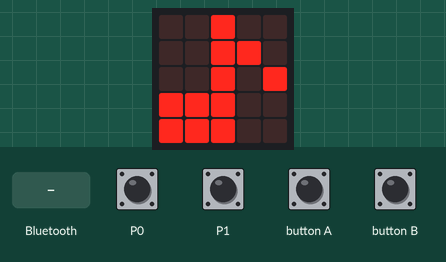
Simulated run of this program. Board: BBC micro:bit (MakeCode). Shown: the board's 5×5 LED display. The test bench sets the inputs (shaded band).

Above: at 1.8 s.
1.9 s: button A pressed for 0.15 s
At 3.1 s:
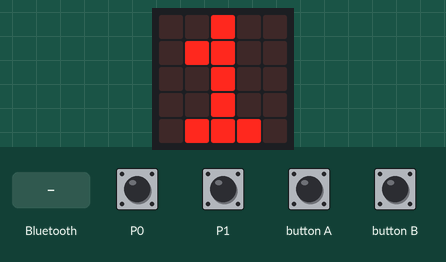
3.5 s: a phone connects over Bluetooth
At 4.7 s:
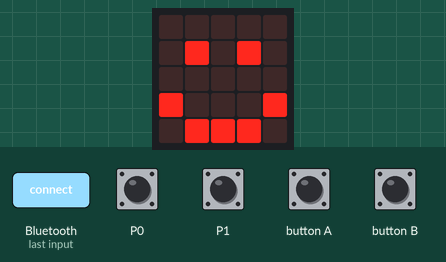
5.0 s: a phone disconnects over Bluetooth
At 5.9 s:
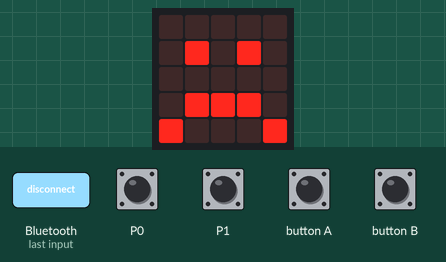
6.5 s: button A pressed for 0.15 s
At 7.8 s:
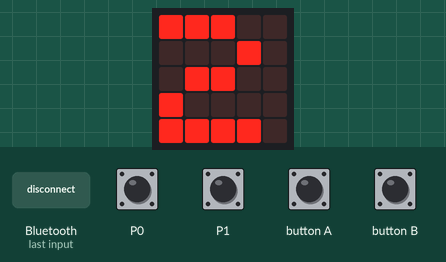
Timing chart, 0 to 9.1 s (numbered marks = the images above; inputs shaded):
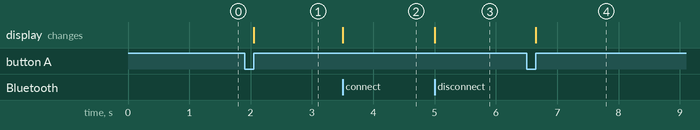

The program:

main.ts
```typescript
input.onPinPressed(TouchPin.P0, function () {
    midi.channel(_this).note(midi.frequencyToKey(330), music.beat(BeatFraction.Half))
})
function Fonction1 () {
    midi.channel(1).controlChange(1, Math.round(Math.map(input.acceleration(Dimension.X), MinValue, MaxValue, 0, 127)))
    midi.channel(1).controlChange(2, Math.round(Math.map(input.acceleration(Dimension.X), MinValue, MaxValue, 127, 0)))
    midi.channel(1).controlChange(3, Math.round(Math.map(input.acceleration(Dimension.Y), MinValue, MaxValue, 0, 127)))
    midi.channel(1).controlChange(4, Math.round(Math.map(input.acceleration(Dimension.Y), MinValue, MaxValue, 127, 0)))
    midi.channel(1).controlChange(5, Math.round(Math.map(input.acceleration(Dimension.Z), MinValue, MaxValue, 0, 127)))
    midi.channel(1).controlChange(6, Math.round(Math.map(input.acceleration(Dimension.Z), MinValue, MaxValue, 127, 0)))
}
bluetooth.onBluetoothConnected(function () {
    basic.showIcon(IconNames.Happy)
})
bluetooth.onBluetoothDisconnected(function () {
    basic.showIcon(IconNames.Sad)
})
input.onButtonPressed(Button.A, function () {
    mode += 1
    if (mode > 5) {
        mode = 0
    }
    basic.showNumber(mode)
})
input.onButtonPressed(Button.B, function () {
    On = !(On)
})
input.onPinPressed(TouchPin.P1, function () {
    midi.channel(_this).note(midi.frequencyToKey(392), music.beat(BeatFraction.Half))
})
let _this = 0
let On = false
let MaxValue = 0
let MinValue = 0
let mode = 0
bluetooth.setTransmitPower(7)
basic.showIcon(IconNames.EighthNote)
mode = 0
MinValue = -1000
MaxValue = 1000
On = false
basic.forever(function () {
    if (On == true) {
        if (mode == 1) {
            midi.channel(1).controlChange(1, Math.round(Math.map(input.acceleration(Dimension.X), MinValue, MaxValue, 0, 127)))
        } else if (mode == 2) {
            midi.channel(1).controlChange(2, Math.round(Math.map(input.acceleration(Dimension.X), MinValue, MaxValue, 0, 127)))
        } else if (mode == 3) {
            midi.channel(1).controlChange(1, Math.round(Math.map(input.acceleration(Dimension.X), MinValue, MaxValue, 0, 127)))
            midi.channel(1).controlChange(2, Math.round(Math.map(input.acceleration(Dimension.X), MinValue, MaxValue, 127, 0)))
            midi.channel(1).controlChange(3, Math.round(Math.map(input.acceleration(Dimension.Y), MinValue, MaxValue, 0, 127)))
            midi.channel(1).controlChange(4, Math.round(Math.map(input.acceleration(Dimension.Y), MinValue, MaxValue, 127, 0)))
        } else if (mode == 4) {
            Fonction1()
        } else if (mode == 5) {
            mode = 0
        } else {

        }
        basic.pause(100)
    }
})
```

test.ts
```typescript
// les tests vont ici ; cela ne sera pas compilé si ce paquet est utilisé en tant qu'extension.
```

Measured:
- after the input at 1.9 s, the display: changes after 0.15 s (image 1)
- after the input at 3.5 s, the display: changes at once (image 2)
- after the input at 5.0 s, the display: changes at once (image 3)
- after the input at 6.5 s, the display: changes after 0.15 s (image 4)
